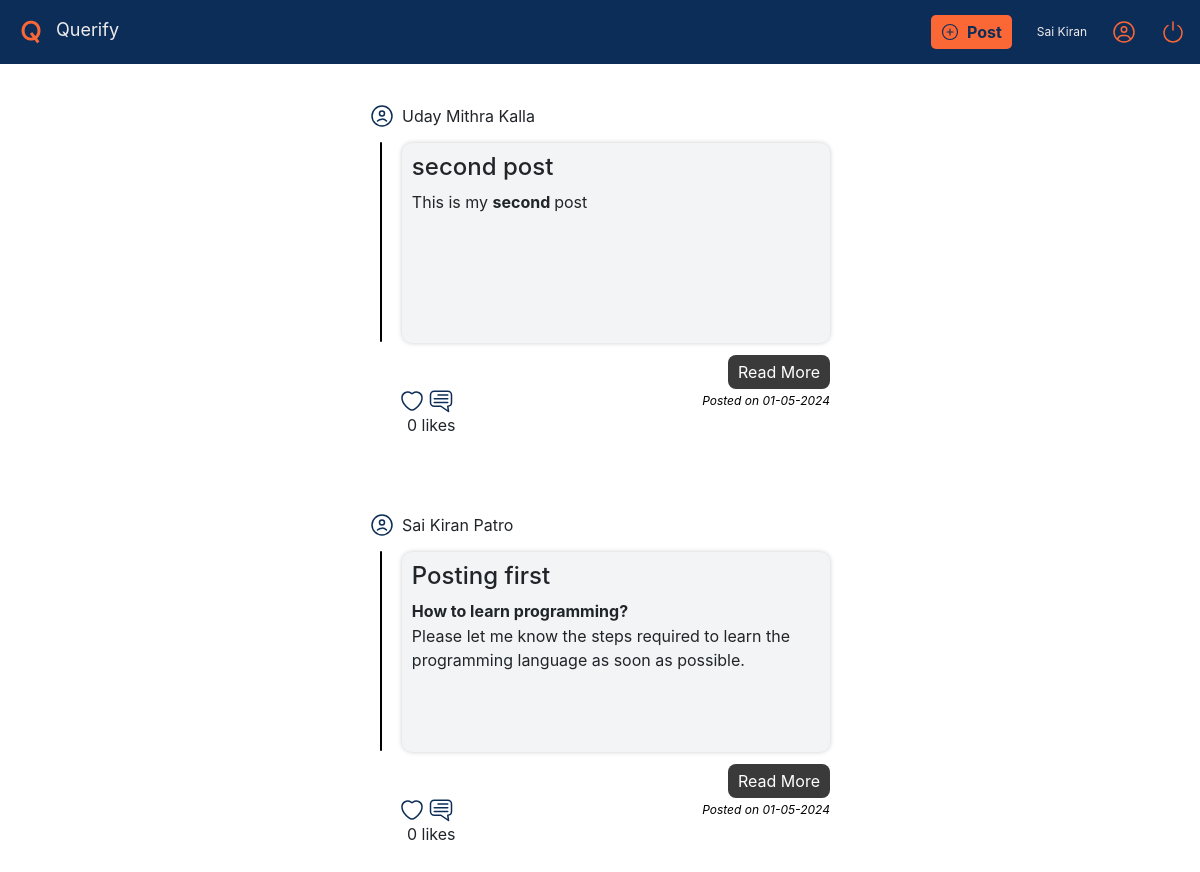
Page / (signed in) on the earlier database version.
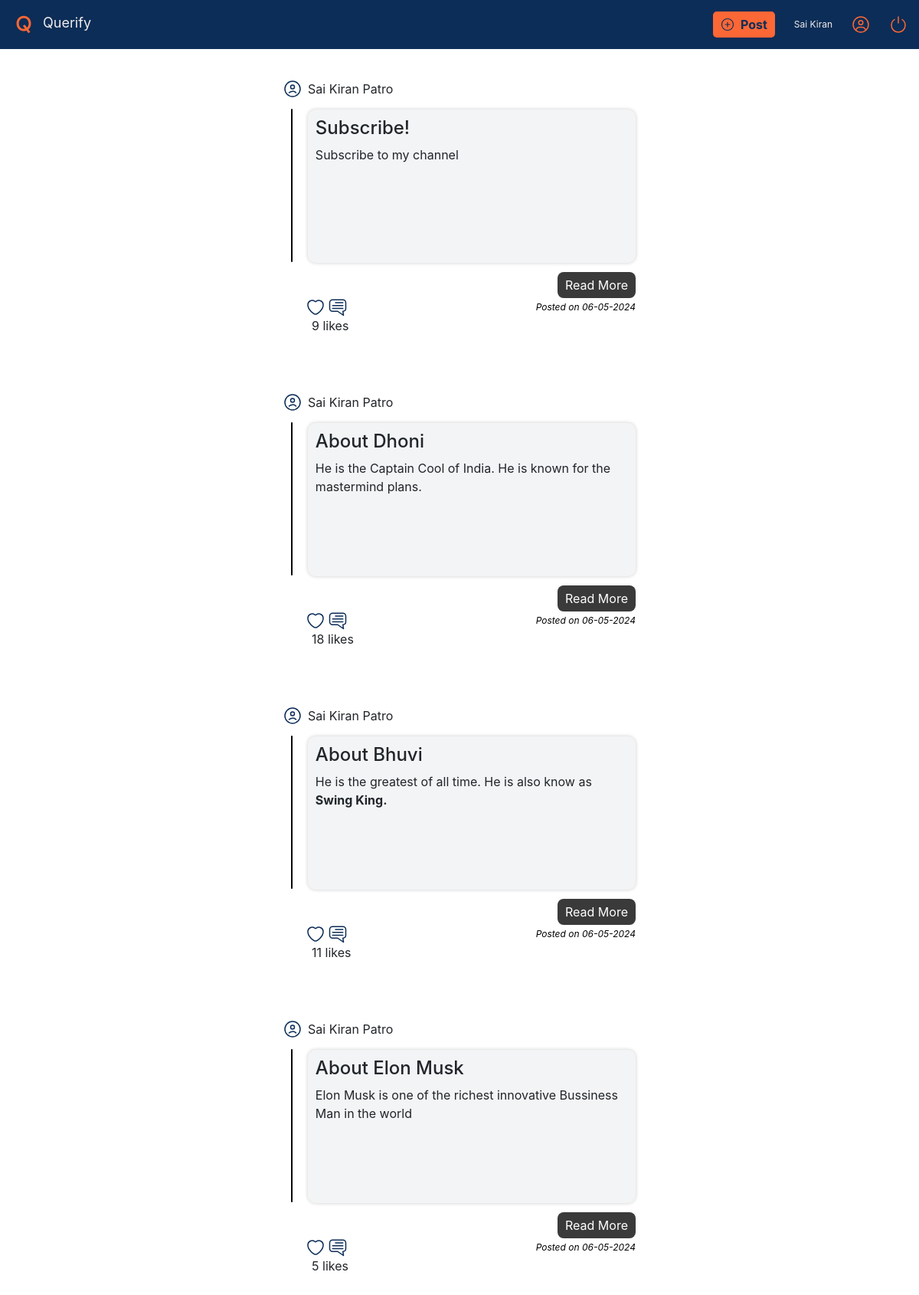
Same page on the later database version.
### Website/models.py (models this page shows)
class User(db.Model, UserMixin):
    id=db.Column(db.Integer, primary_key=True)
    firstName=db.Column(db.String(150))
    lastName=db.Column(db.String(150))
    emailAddress=db.Column(db.String(254),unique=True)
    password=db.Column(db.String(150))
    posts=db.relationship('Post')

class Post(db.Model):
    id=db.Column(db.Integer, primary_key=True)
    userId=db.Column(db.Integer, db.ForeignKey('user.id'))
    title=db.Column(db.String(1000))
    content=db.Column(db.Text)
    date=db.Column(db.DateTime(timezone='Asia/Kolkata'), default=func.date(func.now()))

### Website/views.py (the view)
@views.route('/', methods=['GET', 'POST'])
@login_required
def home():
    if request.method == 'GET':
        all_posts=Post.query.all()
        userPostInfo=[]
        likesCount=get_likes_count()
        index=0
        for post in all_posts:
            user=User.query.filter_by(id=post.userId).first()
            userObject={'userFullName':user.firstName+" "+user.lastName,'postedDate':"-".join(str(post.date)[0:10].split('-')[::-1]),'postLikes':likesCount[index],'postId':post.id}
            userPostInfo.append(userObject)
            index+=1
        return render_template('Home.html', all_posts=all_posts[::-1],users=userPostInfo[::-1], postCategory=True)
    else:
        serverMessage=request.args.get('message')
        serverCategory=request.args.get('category')
        return render_template('Home.html',message=serverMessage, category=serverCategory)

### Website/views.py (called while the page is built)
def get_likes_count():
    all_posts=Post.query.all()
    likesCount=[]
    for post in all_posts:
        likeCount=Likes.query.filter_by(postId=post.id).count()
        likesCount.append(likeCount)
    return likesCount

### Website/templates/Home.html (shortened to what this page needs)
<!DOCTYPE html>
<html lang="en">
<head>
    <link rel="stylesheet" href="{{ url_for('static', filename='Css/styles.css')}}" />
    <link rel="stylesheet" href="https://cdn.jsdelivr.net/npm/bootstrap@4.0.0/dist/css/bootstrap.min.css">
</head>
<body>
  <header>
    <nav class="navContainer" >
      <div class="leftHeader">
        <img src="{{ url_for('static', filename='Images/Logo.png') }}" alt="Querify Logo"/>&nbsp;
        <span style="font-size: 18px;;">Querify</span>
      </div>
      <div class="rightHeader">
        <button class="postButton" onclick="window.location.href='/post'"><img src="{{ url_for('static', filename='Images/Post.svg')}}"/>Post</button>
        {% if current_user.is_authenticated %}
        <span style="font-size:12px"> {{ current_user.firstName }}</span>
        {% endif %}
        <img src="{{ url_for('static', filename='Images/UserIcon.svg')}}" alt="User Icon"/>
        <img  class="logoutButton" alt="Logout" src="{{ url_for('static', filename='Images/Poweroff.svg')}}" onclick="window.location.href='/logout'"/>
      </div>
    </nav>
</header>
 <div class="containerHome">
    {% for item in all_posts %}
      <div class="postContainer">
        <div class="postHeader"><img src="{{ url_for('static', filename='Images/User.svg')}}"/> <span>{{ users[loop.index-1]['userFullName'] }}</span></div>
        <div class="postContentContainer">
          <div class="postContent">
            <h2>{{ item.title }}</h2>
            {{ item.content | safe }}
          </div>
        </div>
        <div class="readMore">
           <button class="read-more">Read More</button>
        </div>
        <div class="dateActionContainer">
          <div class="postActions">
            <img class="likesImg" style="margin-left: 30px;" data-post-id="{{ users[loop.index-1]['postId'] }}" src="{{ url_for('static', filename='Images/heartWhite.svg')}}"/><img src="{{ url_for('static', filename='Images/Comment.svg')}}"/>
          </div>
          <span class="postedDate">Posted on  {{ users[loop.index-1]['postedDate'] }}</span>
        </div>
        <p class="postLikeCount" style="margin-left: 37px;">{{ users[loop.index-1]['postLikes'] }} likes</p>
      </div>
      {% endfor %}
 </div>
</body>
</html>

### Website/static/Css/styles.css (style rules this page uses)
:root { --backgroundColor: #0C2D57; --fontColor: #FC6736; --font-size-base: 16px; }
body { margin: 0px; }
.postContent p { margin-bottom: 1px !important; }
.postButton { background:var(--fontColor); border: none; border-radius: 5px;; padding: 5px 10px; outline: none; display: flex; justify-content: center; align-items: center; color: var(--backgroundColor); font-weight: bold; gap: 8px; cursor: pointer; }
.postButton img { width:18px; }
.navContainer { background:var(--backgroundColor); padding: 15px; color:#EFECEC; display: flex; justify-content:space-between; align-items:center; }
.rightHeader { display: flex; justify-content: space-evenly; align-items: center; gap: 25px; }
.logoutButton { cursor: pointer; }
.containerHome { width: 100%; display: flex; flex-direction: column; justify-content: center; align-items: center; gap: 20px; margin-top: 20px }
.postContentContainer { display: flex; flex-direction: row; gap: 20px; position: relative; align-items: center; }
.postContainer { border: none; padding: 20px; border-radius: 10px; max-width: 500px; width: 100%; }
.postHeader { display: flex; justify-content: flex-start; align-items: center; gap: 8px; }
.postContent { margin-top: 15px; background: #f2f4f5; padding: 10px; border-radius: 10px; margin-left: 0px; margin-bottom: 12px; height: 200px; transition: height 0.5s ease-in-out; overflow: hidden; box-shadow: 0 0 5px rgba(0, 0, 0, 0.2); width: 100%; }
.postActions { display: flex; flex-direction: row; justify-content: flex-start; align-items: center; gap: 5px; }
.dateActionContainer { display: flex; justify-content: space-between; align-items: center; }
.postedDate { font-size: 12px; color: black; font-style: italic; }
.postActions img { width:24px; cursor: pointer; }
h2 { font-size:24px !important; }
.readMore { display: flex; flex-direction: row; justify-content: flex-end; align-items: center; }
.read-more { outline: none; border: none; padding: 5px 10px; border-radius: 8px; background: #3a3a3a; color:white; cursor: pointer; }

Differences in the rows shown:
removed Post: users "Uday Mithra Kalla", title "second post", content "This is my second post", date "01-05-2024", users "0"
removed Post: users "Sai Kiran Patro", title "Posting first", content "How to learn programming? Please let me know the steps required to learn the programming language as soon as possible.", date "01-05-2024", users "0"
added Post: users "Sai Kiran Patro", title "Subscribe!", content "Subscribe to my channel", date "06-05-2024", users "9"
added Post: users "Sai Kiran Patro", title "About Dhoni", content "He is the Captain Cool of India. He is known for the mastermind plans.", date "06-05-2024", users "18"
added Post: users "Sai Kiran Patro", title "About Bhuvi", content "He is the greatest of all time. He is also know as Swing King.", date "06-05-2024", users "11"
added Post: users "Sai Kiran Patro", title "About Elon Musk", content "Elon Musk is one of the richest innovative Bussiness Man in the world", date "06-05-2024", users "5"
